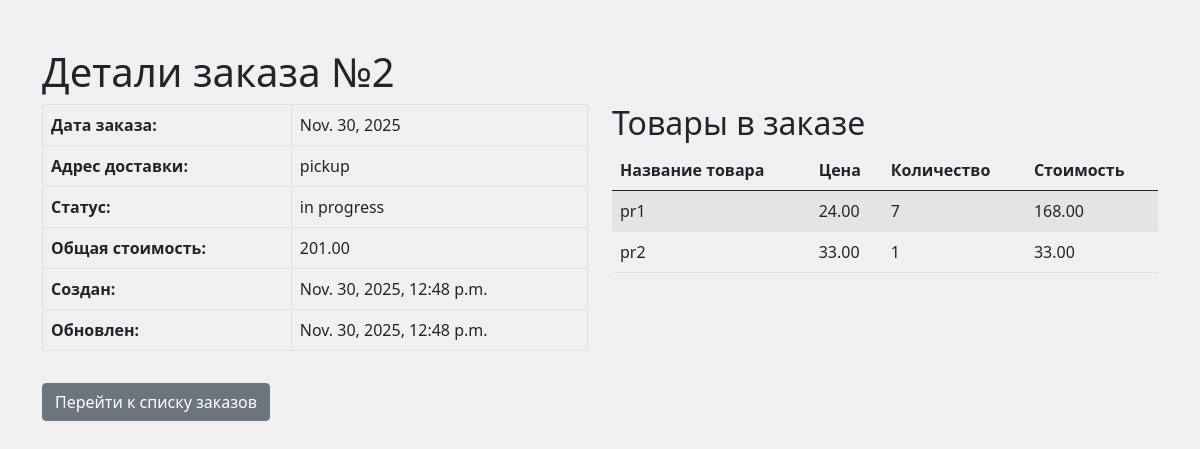
/order_detail/2 (signed in), run on the app's committed database.
### shop/models.py (models this page shows, shortened)
class Order(models.Model):
    order_id = models.AutoField("ID", primary_key=True)
    user = models.ForeignKey(User, on_delete=models.CASCADE)
    order_date = models.DateField("Order Date")
    address = models.TextField("Address")
    status = models.TextField("Status", default="in progress")
    price = models.DecimalField("Price", max_digits=10, decimal_places=2)
    created_at = models.DateTimeField(auto_now_add=True)
    updated_at = models.DateTimeField(auto_now=True)

class OrderItem(models.Model):
    order_item_id = models.AutoField("ID", primary_key=True)
    order = models.ForeignKey(Order, on_delete=models.CASCADE, related_name='order_items')
    product = models.ForeignKey(Product, on_delete=models.PROTECT)
    price = models.DecimalField("Price", max_digits=10, decimal_places=2)
    quantity = models.PositiveIntegerField("Quantity", default=1)
    created_at = models.DateTimeField(auto_now_add=True)
    updated_at = models.DateTimeField(auto_now=True)

class Product(models.Model):
    product_id = models.AutoField("ID", primary_key=True)
    name = models.CharField("Name", max_length=256)
    price = models.DecimalField("Price", max_digits=10, decimal_places=2)
    quantity = models.PositiveIntegerField("Quantity", default=0)
    description = models.TextField("Description")
    img_path = models.TextField("ImgPath", default="static/img/noimg.jpg")
    created_at = models.DateTimeField(auto_now_add=True)
    updated_at = models.DateTimeField(auto_now=True)

### shop/views.py (the view)
# urls.py: path('order_detail/<int:pk>', OrderDetailView.as_view(), name='order_detail'),
@method_decorator(login_required, name='dispatch')
class OrderDetailView(DetailView):
    template_name = "order/order_detail.html"
    model = Order
    context_object_name = "order"
    def get_queryset(self):
        return Order.objects.filter(user=self.request.user)
    def get(self, request, *args, **kwargs):
        try:
            self.object = self.get_object()
        except Http404:
            return redirect('orders_list')  # или вернуть 403/404
        context = self.get_context_data(object=self.object)
        return self.render_to_response(context)

### templates/order/order_detail.html (shortened to what this page needs)
<!DOCTYPE html>
<html>
<head>
    <link href="https://cdn.jsdelivr.net/npm/bootstrap@5.0.0-beta1/dist/css/bootstrap.min.css"
          rel="stylesheet"
>
</head>
<body>
<div class="container mt-5">
    <h1>Детали заказа №{{ order.order_id }}</h1>
    <div class="row">
        <div class="col-md-6">
            <table class="table table-bordered">
                <tbody>
                <tr>
                    <th>Дата заказа:</th>
                    <td>{{ order.order_date }}</td>
                </tr>
                <tr>
                    <th>Адрес доставки:</th>
                    <td>{{ order.address }}</td>
                </tr>
                <tr>
                    <th>Статус:</th>
                    <td>{{ order.status }}</td>
                </tr>
                <tr>
                    <th>Общая стоимость:</th>
                    <td>{{ order.price }}</td>
                </tr>
                <tr>
                    <th>Создан:</th>
                    <td>{{ order.created_at }}</td>
                </tr>
                <tr>
                    <th>Обновлен:</th>
                    <td>{{ order.updated_at }}</td>
                </tr>
                </tbody>
            </table>
        </div>
        <div class="col-md-6">
            <h2>Товары в заказе</h2>
            <table class="table table-striped">
                <thead>
                <tr>
                    <th>Название товара</th>
                    <th>Цена</th>
                    <th>Количество</th>
                    <th>Стоимость</th>
                </tr>
                </thead>
                <tbody>
                {% for item in order.order_items.all %}
                <tr>
                    <td>{{ item.product.name }}</td>
                    <td>{{ item.product.price }}</td>
                    <td>{{ item.quantity }}</td>
                    <td>{{ item.price }}</td>
                </tr>
                {% endfor %}
                </tbody>
            </table>
        </div>
    </div>
    <a href="{% url 'orders' %}" class="btn btn-secondary mt-3">Перейти к списку заказов</a>
</div>
</body>
</html>

### templates/order/order_detail.html (style rules this page uses)
body { background-color: #f0f0f0; }

### data on the page
Order: order_id "2", order_date "Nov. 30, 2025", address "pickup", status "in progress", price "201.00", created_at "Nov. 30, 2025, 12:48 p.m.", updated_at "Nov. 30, 2025, 12:48 p.m."
OrderItem: product.name "pr1", product.price "24.00", quantity "7", price "168.00"
OrderItem: product.name "pr2", product.price "33.00", quantity "1", price "33.00"
